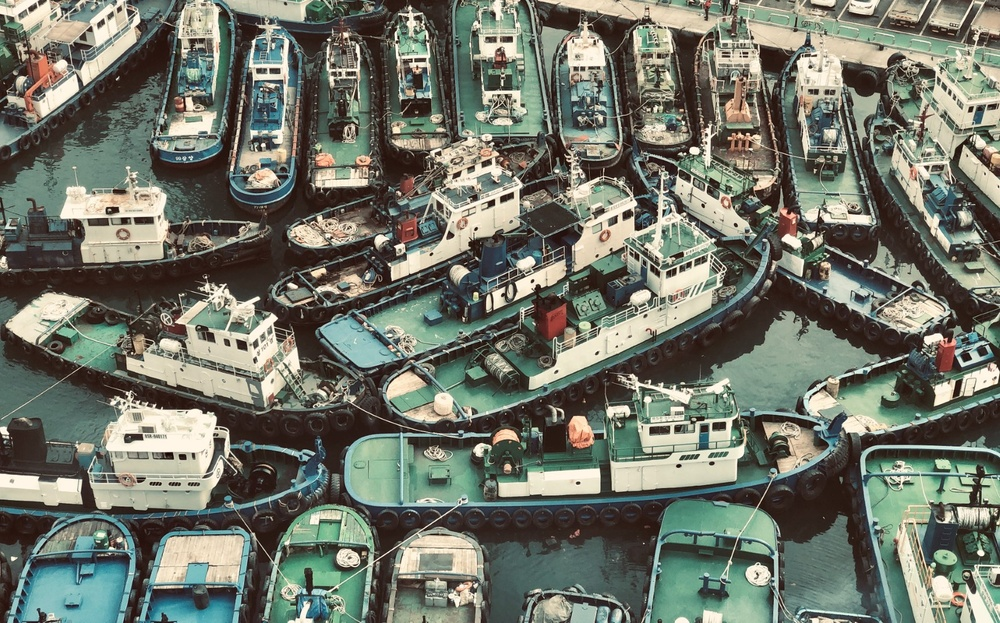
#> input picture data/image01.jpg, 1000 x 623 px, shrunk from 1733 x 1080 before the run, found by its file name
$ python 3-6.py
#> lines starting #> are read from the running program, lines starting #| are printed output that depends on the picture; after the words box and inside, x2 and y2 are one past the last pixel; in counts of white or black regions, pixels touching at a corner belong together
import cv2 as cv


img_gray = cv.imread("./data/image01.jpg", cv.IMREAD_GRAYSCALE)
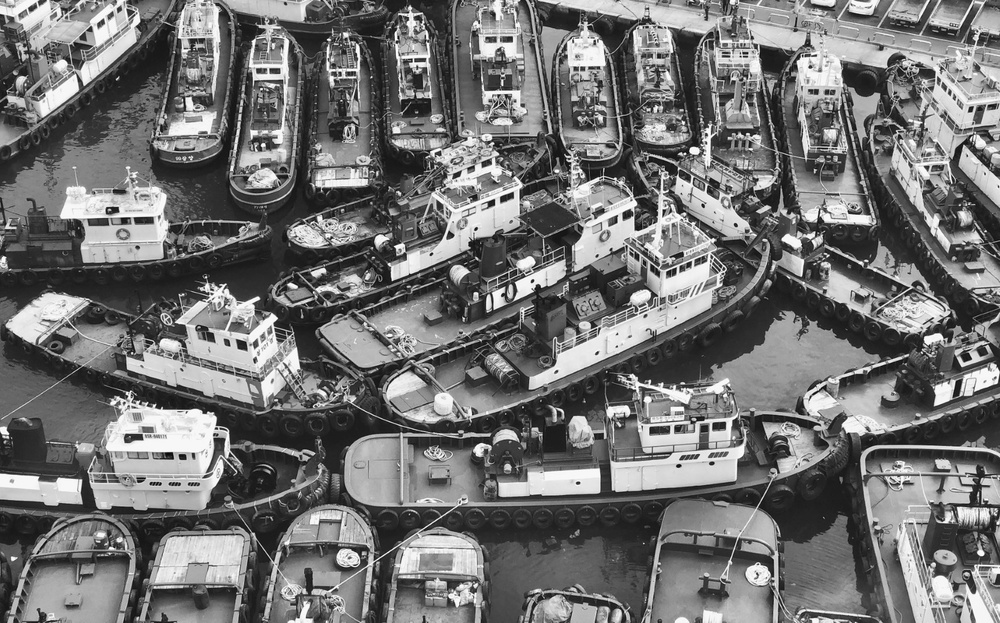
#> img_gray: shape (623, 1000); min 0, max 255, mean 114.8


img_copyed1 = img_gray.copy()


print(id(img_gray), id(img_copyed1))
#| 139952892562288 139953235582704

cv.line(img_gray, (0, 0), (100, 100), 0, 10)
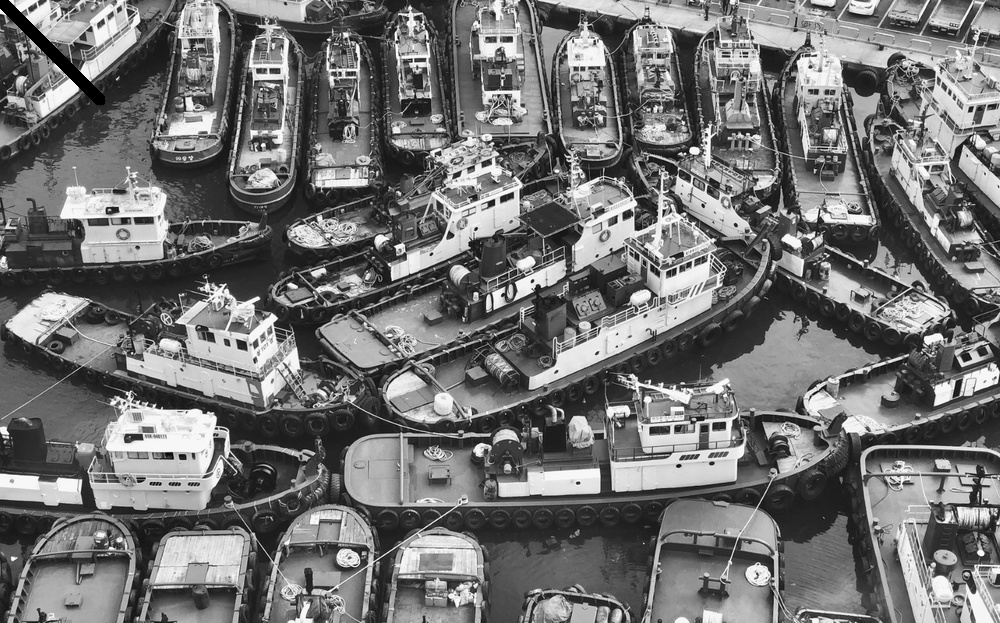
#> img_gray: shape (623, 1000); 0.28% of pixels changed, all inside (x1, y1, x2, y2) = (0, 0, 106, 106)

ret, img_gray = cv.threshold(img_gray, 127, 255, cv.THRESH_BINARY)
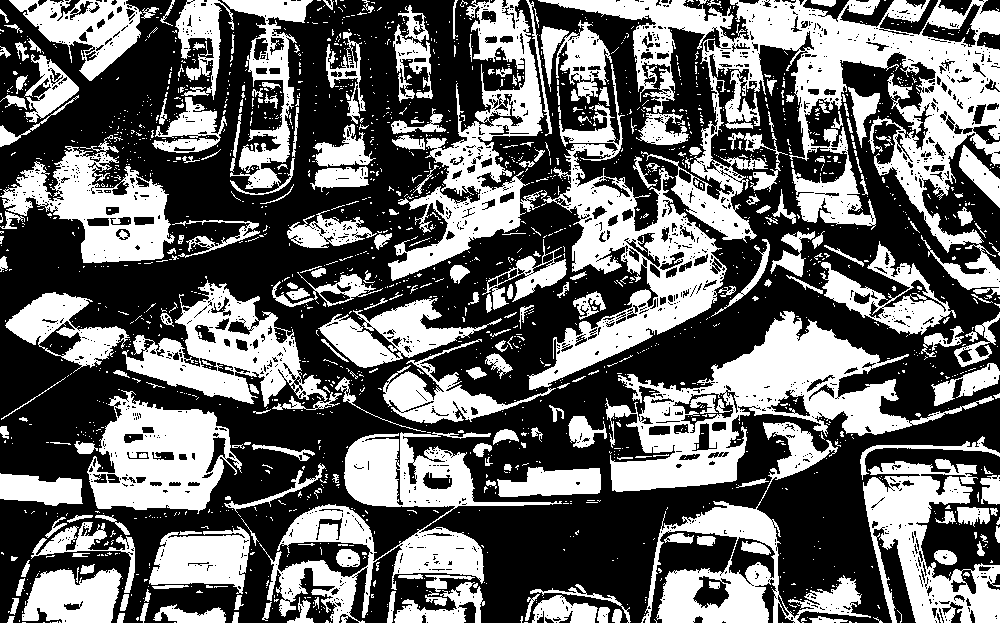
#> img_gray: shape (623, 1000); 41.1% white; 1975 white regions (1708 under 20 px), largest, box (x1, y1, x2, y2) and area: (538, 0, 1000, 299) 38763, (605, 311, 994, 492) 20749, (527, 64, 727, 390) 16693

print(id(img_gray), id(img_copyed1))
#| 139952892302256 139953235582704


cv.imshow("img_gray", img_gray)
cv.imshow("img_copyed1", img_copyed1)

cv.waitKey(0)

$ run again, with data/image02.jpg copied over data/image01.jpg
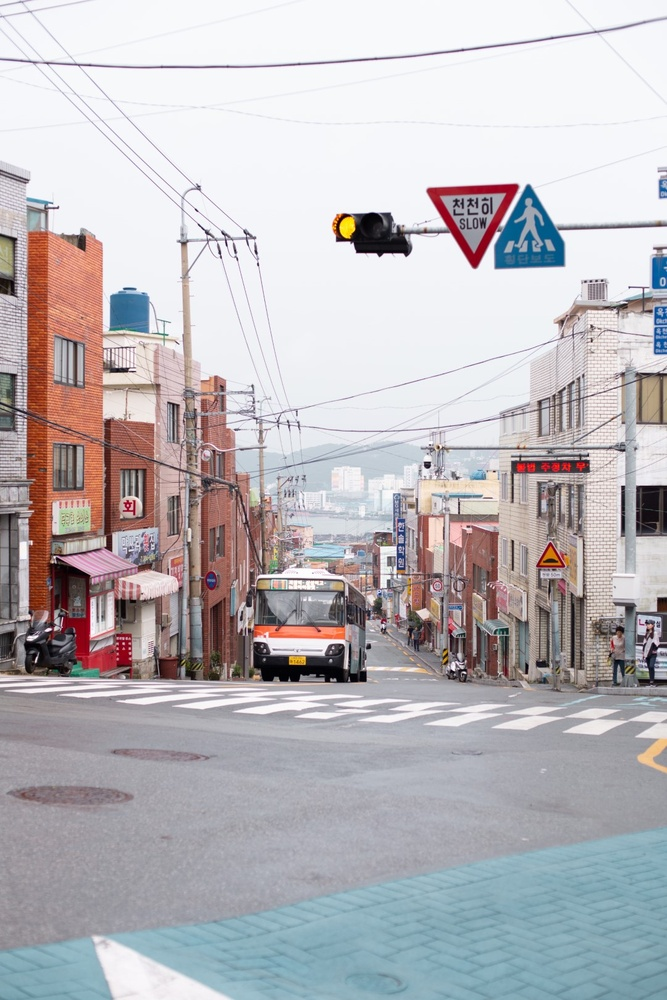
#> input picture data/image02.jpg, 667 x 1000 px, shrunk from 1080 x 1620 before the run, found by its file name
#| 139952892578768 139953235582704
#> `cv.line(img_gray, (0, 0), (100, 100), 0, 10)`:
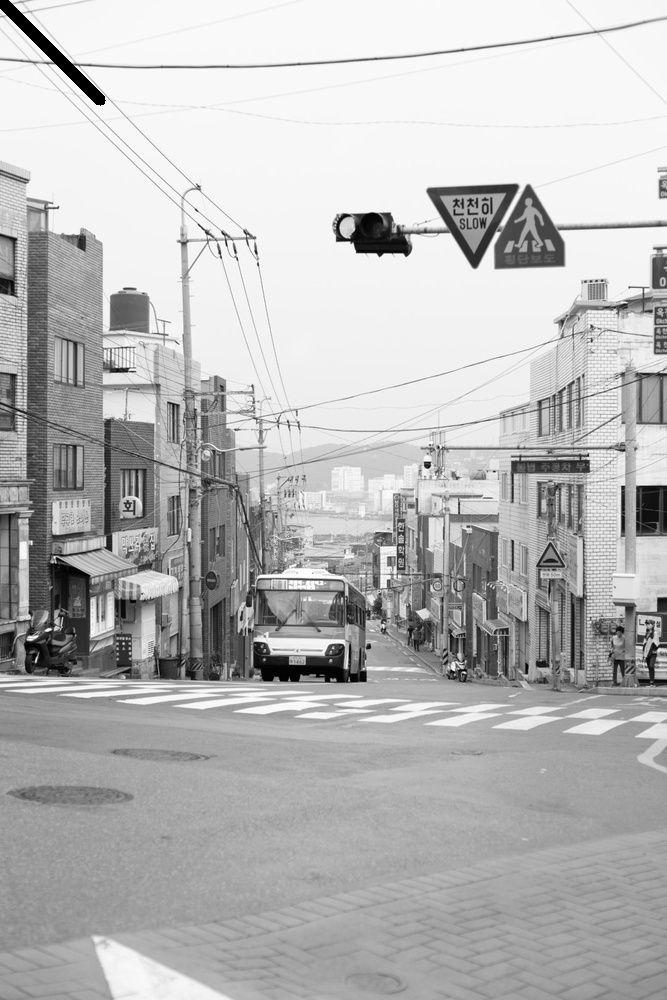
#> img_gray: shape (1000, 667); min 0, max 255, mean 183.9
#> `ret, img_gray = cv.threshold(img_gray, 127, 255, cv.THRESH_BINARY)`:
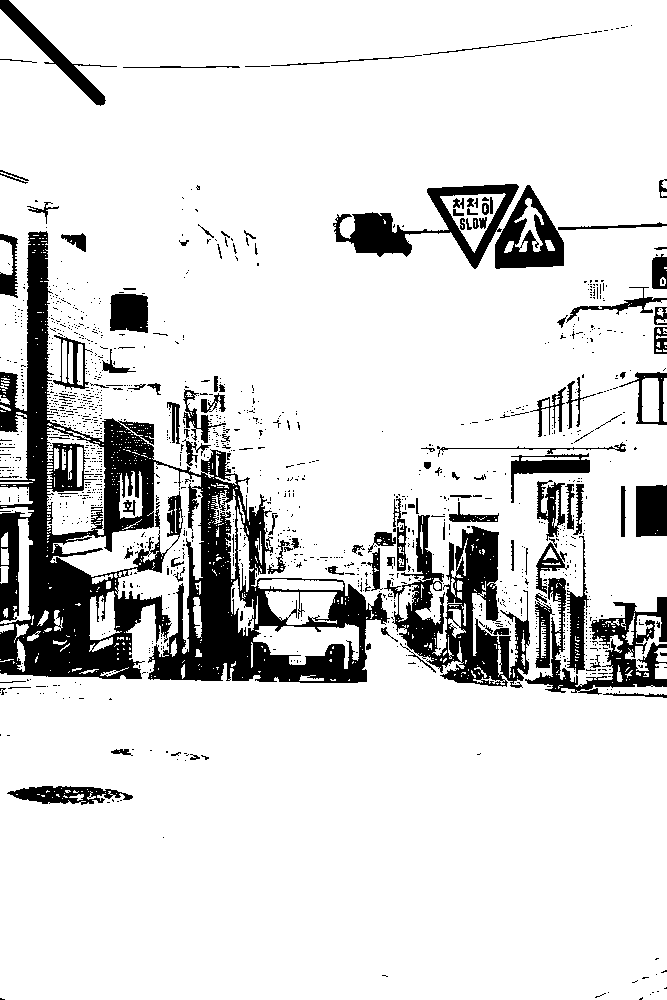
#> img_gray: shape (1000, 667); 85.8% white; 1386 black regions (1264 under 20 px), largest, box (x1, y1, x2, y2) and area: (0, 231, 390, 683) 46030, (384, 515, 530, 688) 9991, (525, 578, 667, 695) 4856
#| 139952892318736 139953235582704

$ run again, with data/coins_connected.jpg copied over data/image01.jpg
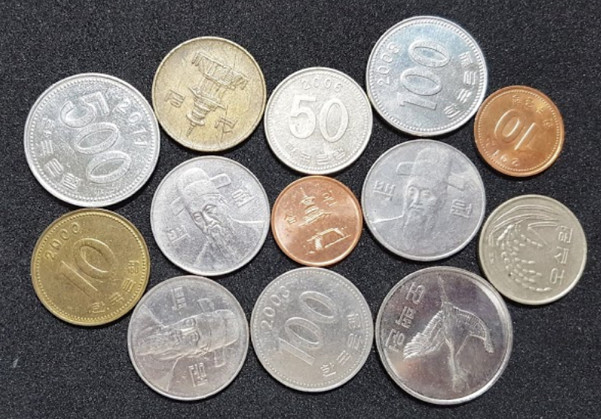
#> input picture data/coins_connected.jpg, 601 x 419 px, found by its file name
#| 139952892578864 139953235582704
#> `cv.line(img_gray, (0, 0), (100, 100), 0, 10)`:
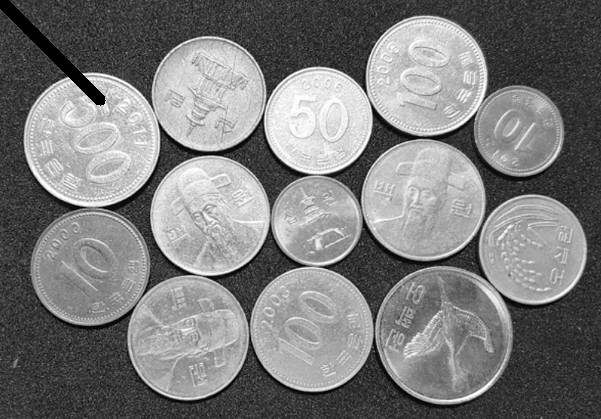
#> img_gray: shape (419, 601); min 0, max 255, mean 123
#> `ret, img_gray = cv.threshold(img_gray, 127, 255, cv.THRESH_BINARY)`:
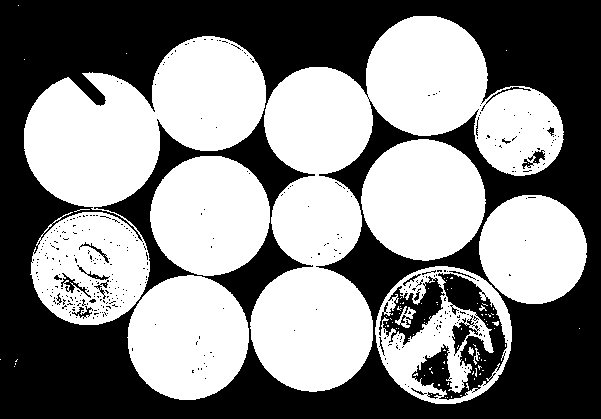
#> img_gray: shape (419, 601); 52.1% white; 382 black regions (360 under 20 px), largest, box (x1, y1, x2, y2) and area: (0, 0, 601, 419) 112279, (412, 273, 507, 400) 4147, (379, 276, 445, 345) 1801
#| 139952892335216 139953235582704
